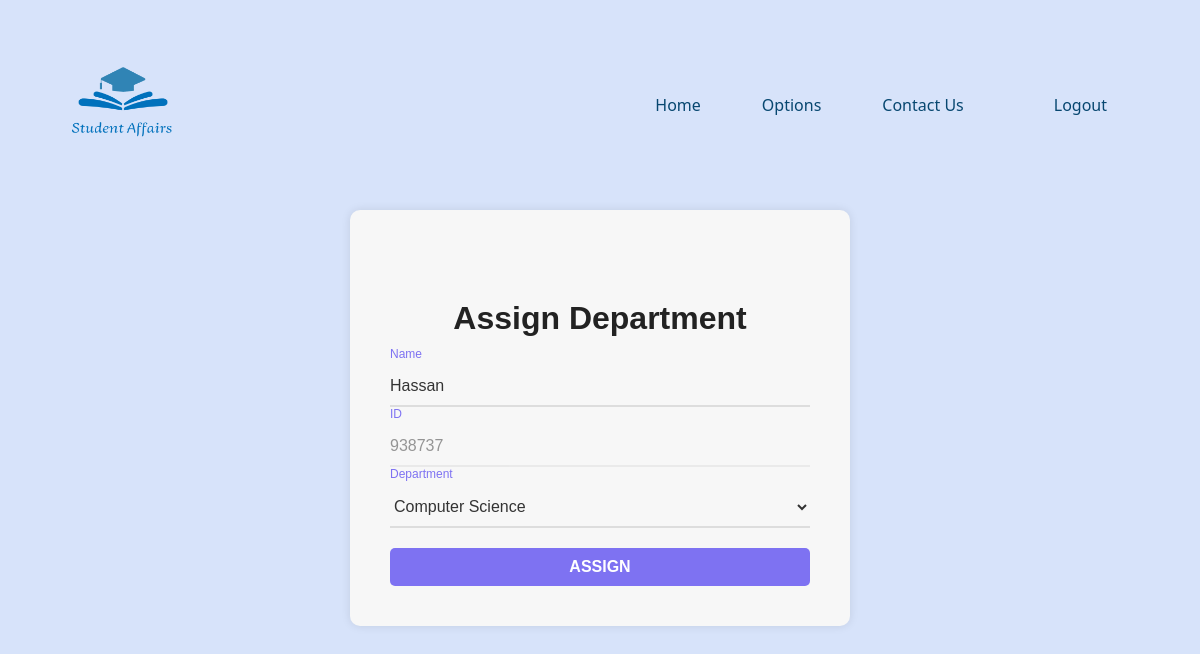
/Assign/938737/, run on an earlier commit of the app's database.
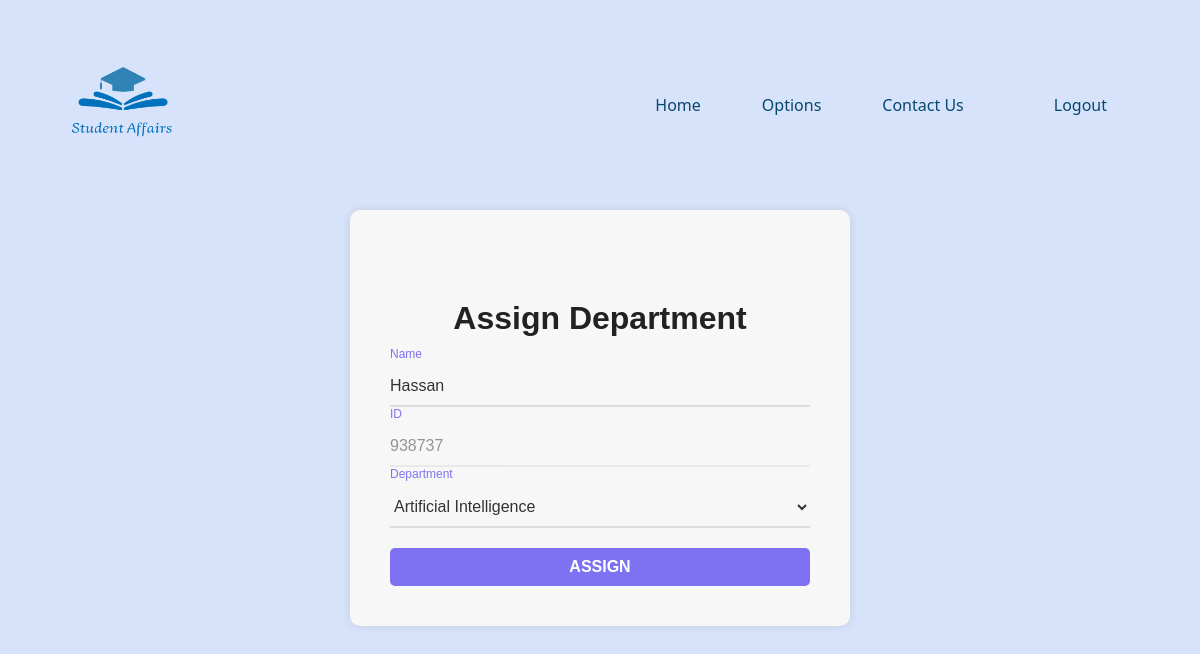
And on a later commit of the database.
### app/models.py (models this page shows, shortened)
class Student(models.Model):
    name = models.CharField(max_length=50)
    id = models.CharField(max_length=10, primary_key=True, unique=True)
    level = models.IntegerField()
    status = models.CharField(max_length=10)
    date = models.DateField()
    gpa = models.FloatField()
    gender = models.CharField(max_length=10)
    department = models.CharField(max_length=20)
    email = models.CharField(max_length=100)
    phone = models.CharField(max_length=10)

### app/views.py (the view, shortened to what this page needs)
# urls.py: path('Assign/<int:student_id>/', views.department, name='department'),
def department(request, student_id):
    try:
        student = Student.objects.get(id=student_id)
    except Student.DoesNotExist:
        return redirect('notfound')
    return render(request, 'pages/Department.html', {'student': student})

### templates/pages/Department.html (shortened to what this page needs)
{% extends 'base.html'%}
{% load static %}
{% block CSS%}
<link rel="stylesheet" href="{% static 'style/style.css' %}">
{% endblock%}
{% block content%}
<div class="container">
    <form action="{% url 'department' student.id %}" method="POST" class="form">
        <h1 class="mainTitle">Assign Department</h1>
        <div class="add_new">
            <input type="text" class="input" id="name" name="name" value="{{ student.name }}">
            <label class="label">Name</label>
        </div>
        <div class="add_new">
            <input disabled type="text" class="input" id="id" name="id" value="{{ student.id }}">
            <label class="label">ID</label>
        </div>
        <div class="add_new">
            <select name="de" class="input" id="de" name = "de">
                <option value="CS" {% if student.department == 'CS' %}selected{% endif %}>Computer Science</option>
                <option value="AI" {% if student.department == 'AI' %}selected{% endif %}>Artificial Intelligence</option>
            </select>
            <label class="label">Department</label>
        </div>
        <button type="submit" class="submit" id="save-btn">Assign</button>
    </form>
</div>
{% endblock %}

What changed in the data, as far as the page shows it:
changed Student "Hassan": de "Computer Science" → "Artificial Intelligence"
